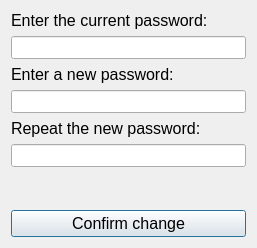
<?xml version="1.0" encoding="UTF-8"?>
<ui version="4.0">
 <class>Dialog</class>
 <widget class="QDialog" name="Dialog">
  <property name="geometry">
   <rect>
    <x>0</x>
    <y>0</y>
    <width>257</width>
    <height>248</height>
   </rect>
  </property>
  <property name="windowTitle">
   <string>Vaultary - password change</string>
  </property>
  <layout class="QVBoxLayout" name="verticalLayout_4">
   <item>
    <layout class="QVBoxLayout" name="verticalLayout">
     <item>
      <widget class="QLabel" name="old_password_label">
       <property name="font">
        <font>
         <pointsize>12</pointsize>
        </font>
       </property>
       <property name="text">
        <string>Enter the current password:</string>
       </property>
      </widget>
     </item>
     <item>
      <widget class="QLineEdit" name="old_password_lineEdit">
       <property name="font">
        <font>
         <pointsize>10</pointsize>
        </font>
       </property>
       <property name="echoMode">
        <enum>QLineEdit::Password</enum>
       </property>
      </widget>
     </item>
    </layout>
   </item>
   <item>
    <layout class="QVBoxLayout" name="verticalLayout_3">
     <item>
      <widget class="QLabel" name="new_password_label">
       <property name="font">
        <font>
         <pointsize>12</pointsize>
        </font>
       </property>
       <property name="text">
        <string>Enter a new password:</string>
       </property>
      </widget>
     </item>
     <item>
      <widget class="QLineEdit" name="new_password_lineEdit">
       <property name="font">
        <font>
         <pointsize>10</pointsize>
        </font>
       </property>
       <property name="echoMode">
        <enum>QLineEdit::Password</enum>
       </property>
      </widget>
     </item>
    </layout>
   </item>
   <item>
    <layout class="QVBoxLayout" name="verticalLayout_2">
     <item>
      <widget class="QLabel" name="repeated_password_label">
       <property name="font">
        <font>
         <pointsize>12</pointsize>
        </font>
       </property>
       <property name="text">
        <string>Repeat the new password:</string>
       </property>
      </widget>
     </item>
     <item>
      <widget class="QLineEdit" name="repeated_password_lineEdit">
       <property name="font">
        <font>
         <pointsize>10</pointsize>
        </font>
       </property>
       <property name="echoMode">
        <enum>QLineEdit::Password</enum>
       </property>
      </widget>
     </item>
    </layout>
   </item>
   <item>
    <widget class="QLabel" name="error_label">
     <property name="font">
      <font>
       <pointsize>10</pointsize>
      </font>
     </property>
     <property name="styleSheet">
      <string notr="true">color: rgb(255, 0, 0);</string>
     </property>
     <property name="text">
      <string/>
     </property>
    </widget>
   </item>
   <item>
    <widget class="QPushButton" name="confirm_pushButton">
     <property name="font">
      <font>
       <pointsize>12</pointsize>
      </font>
     </property>
     <property name="text">
      <string>Confirm change</string>
     </property>
    </widget>
   </item>
  </layout>
 </widget>
 <resources/>
 <connections/>
</ui>
